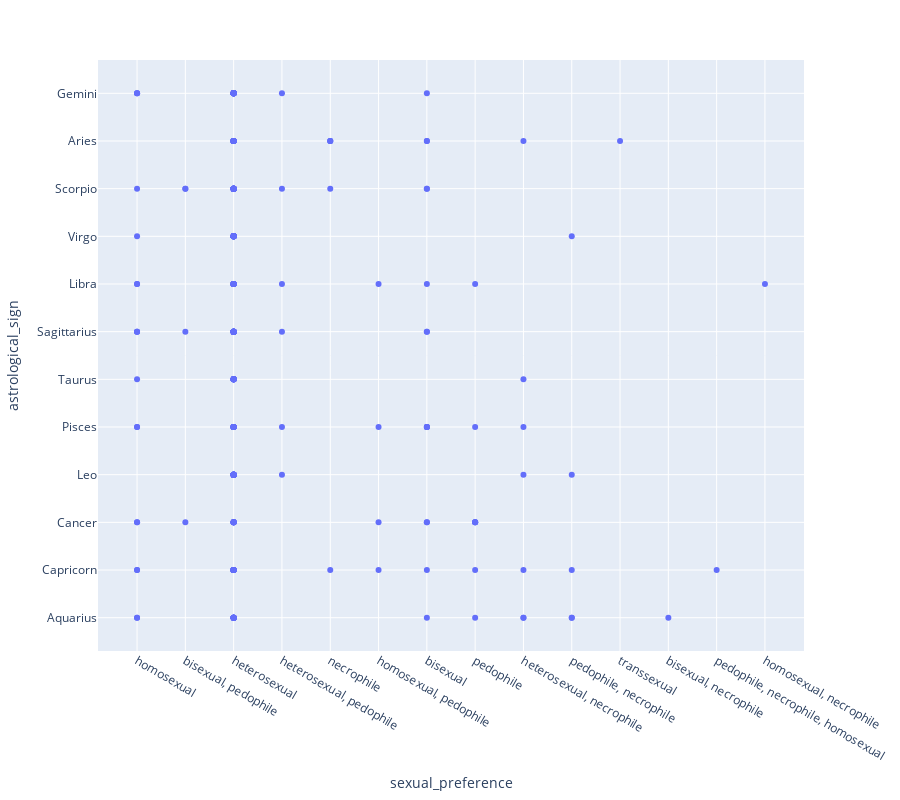

Here is the notebook cell this chart was saved with:
### Code cell
px.scatter(serial_killer, x = 'sexual_preference', y = 'astrological_sign', height = 800)

### Figure 1 — Plotly figure (JSON) as saved in the notebook; plotly's stock layout.template omitted (floating-point values rounded to 4 significant figures; data arrays with more than 128 entries replaced by an {"elided": "..."} marker saying what was removed)
{"data": [{"hoverlabel": {"namelength": 0}, "hovertemplate": "sexual_preference=%{x}<br>astrological_sign=%{y}", "legendgroup": "", "marker": {"color": "#636efa", "symbol": "circle"}, "mode": "markers", "name": "", "showlegend": false, "type": "scatter", "x": {"elided": "650 str values"}, "xaxis": "x", "y": {"elided": "650 str values"}, "yaxis": "y"}], "layout": {"height": 800, "legend": {"tracegroupgap": 0}, "margin": {"t": 60}, "xaxis": {"anchor": "y", "domain": [0, 1], "title": {"text": "sexual_preference"}}, "yaxis": {"anchor": "x", "domain": [0, 1], "title": {"text": "astrological_sign"}}}}
